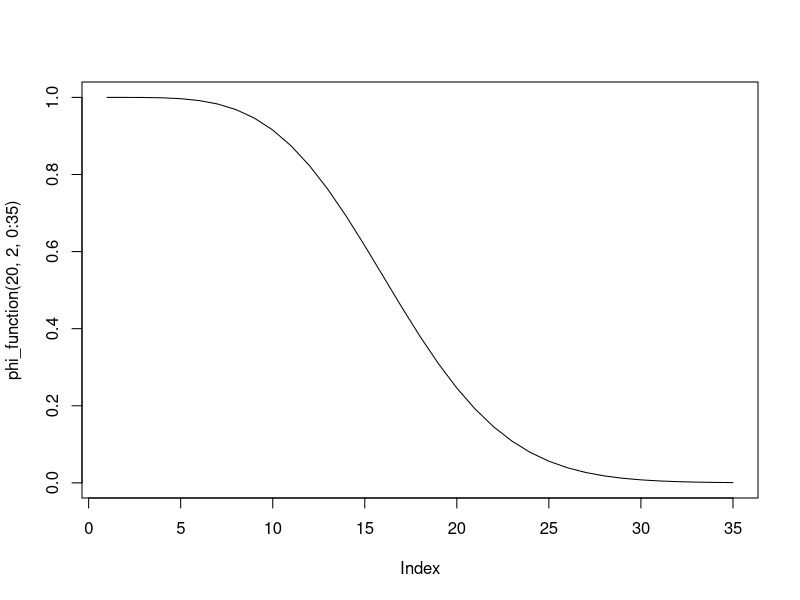
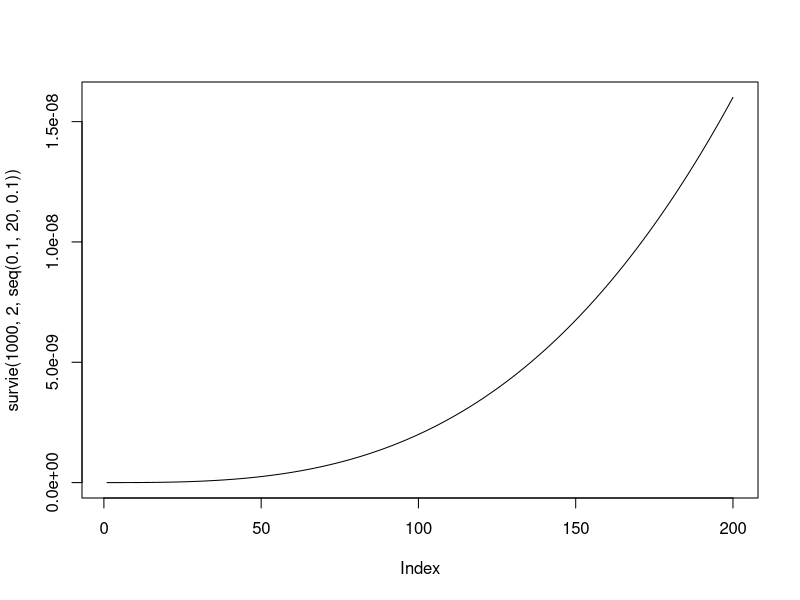
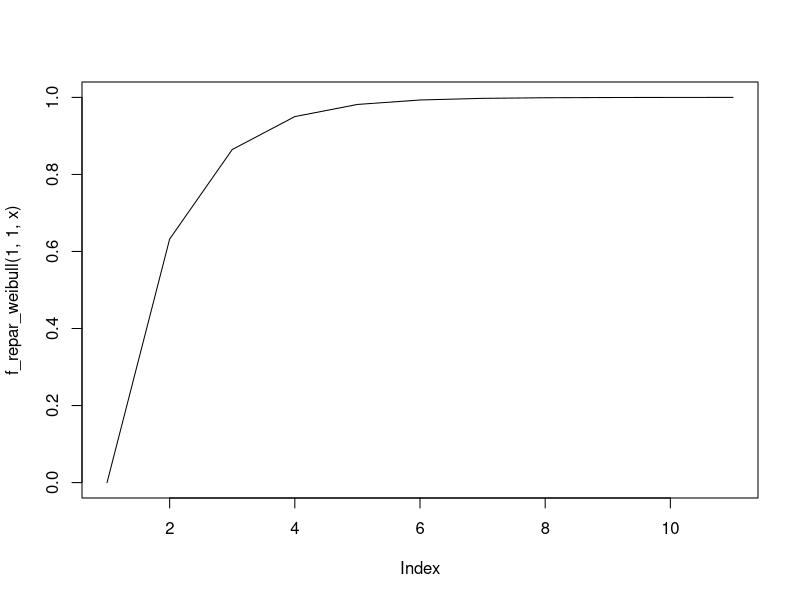
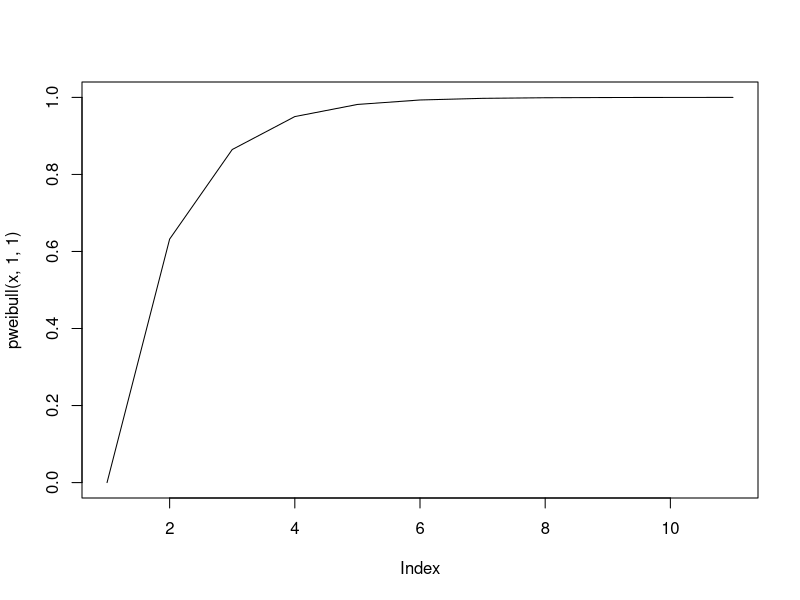

These figures' R source, in order:
# TP 1 

## Question 1

phi <- function(x){
  rep <- ((x[3]*(1-(1-x[1])*(1-x[2]))*(1-(1-x[4])*(1-x[5])))+(1-x[3])*(1-(1-x[1]*x[4])*(1-x[2]*x[5])))*(1-(1-x[6]*x[7])*(1-x[8])*(1-x[9]))
  return(rep)
}

# question 2

phi_function <- function(lambda, beta, t){
  R1 <- 1-pweibull(t, shape = beta, scale = lambda)
  R2 <- 1-pweibull(t, shape = beta, scale = lambda)
  R3 <- 1-pweibull(t, shape = beta, scale = lambda)
  R4 <- 1-pweibull(t, shape = beta, scale = lambda)
  R5 <- 1-pweibull(t, shape = beta, scale = lambda)
  R6 <- 1-pweibull(t, shape = beta, scale = lambda)
  R7 <- 1-pweibull(t, shape = beta, scale = lambda)
  R8 <- 1-pweibull(t, shape = beta, scale = lambda)
  R9 <- 1-pweibull(t, shape = beta, scale = lambda)
  rep <- ((R3[t]*(1-(1-R1[t])*(1-R2[t]))*(1-(1-R4[t])*(1-R5[t])))+(1-R3[t])*(1-(1-R1[t]*R4[t])*(1-R2[t]*R5[t])))*(1-(1-R6[t]*R7[t])*(1-R8[t])*(1-R9[t]))
  return(rep)
}




## Question 3

plot(phi_function(20,2, 0:35), type = 'l')

## Question 4

survie <- function(lambda, beta, t){
  R1 <- 1-pweibull(t, shape = beta, scale = lambda)
  R2 <- 1-pweibull(t, shape = beta, scale = lambda)
  R3 <- 1-pweibull(t, shape = beta, scale = lambda)
  R4 <- 1-pweibull(t, shape = beta, scale = lambda)
  R5 <- 1-pweibull(t, shape = beta, scale = lambda)
  R6 <- 1-pweibull(t, shape = beta, scale = lambda)
  R7 <- 1-pweibull(t, shape = beta, scale = lambda)
  R8 <- 1-pweibull(t, shape = beta, scale = lambda)
  R9 <- 1-pweibull(t, shape = beta, scale = lambda)
  rep <- -log(((R3[t]*(1-(1-R1[t])*(1-R2[t]))*(1-(1-R4[t])*(1-R5[t])))+(1-R3[t])*(1-(1-R1[t]*R4[t])*(1-R2[t]*R5[t])))*(1-(1-R6[t]*R7[t])*(1-R8[t])*(1-R9[t]))/t)
  # rep <- -log(rep)/t
  return(rep)
  # rep <- -log(1 - phi_function(lambda, beta, t))/t
}

survie <- function(lambda, beta, t){
  rep=NULL
  for(i in 1:length(t)){
    R1 <- 1-pweibull(t[i], shape = beta, scale = lambda)
    R2 <- 1-pweibull(t[i], shape = beta, scale = lambda)
    R3 <- 1-pweibull(t[i], shape = beta, scale = lambda)
    R4 <- 1-pweibull(t[i], shape = beta, scale = lambda)
    R5 <- 1-pweibull(t[i], shape = beta, scale = lambda)
    R6 <- 1-pweibull(t[i], shape = beta, scale = lambda)
    R7 <- 1-pweibull(t[i], shape = beta, scale = lambda)
    R8 <- 1-pweibull(t[i], shape = beta, scale = lambda)
    R9 <- 1-pweibull(t[i], shape = beta, scale = lambda)
    rep[i] <- -log(((R3*(1-(1-R1)*(1-R2))*(1-(1-R4)*(1-R5)))+(1-R3)*(1-(1-R1*R4)*(1-R2*R5)))*(1-(1-R6*R7)*(1-R8)*(1-R9)))/t[i]
  }
  return(rep)
}


survie(100, 2, seq(0.1, 20, 0.1))
plot(survie(1000, 2, seq(0.1, 20, 0.1)), type = 'l')

# Question 5 
# simulation d'une loi de weibull avec la méthode des quantile. 

f_repar_weibull <- function(lambda, beta, x){
 rep <- 1-exp(-(x/lambda)^beta)
 return(rep)
}

f_repar_weibull(1,1,0:5)

realisation_weibull<- function(lambda,beta,a){
  
  u=runif(1, min=0, max=1)
  g=f_repar_weibull(lambda,beta,a) 
  v=g>u

    for(i in 1:length(a)){
    nb=i
    if (v[i]==TRUE) { break }
    }

  return(nb)
}

realisation_weibull(1,1,1:10)

n_realisation_weibull<-function(n,lambda,beta,a){
  vect=NULL
  for(i in 1:n){
    vect[i]=realisation_weibull(lambda,beta,a)
  }
  return(vect)
}
n_realisation_weibull(10,1,1,1:5)

rweibull(10,1,1)

x<- 0:10
plot(f_repar_weibull(1,1,x),type = "l")
plot(pweibull(x,1,1),type = "l")
# Question 6 
exp(1)
